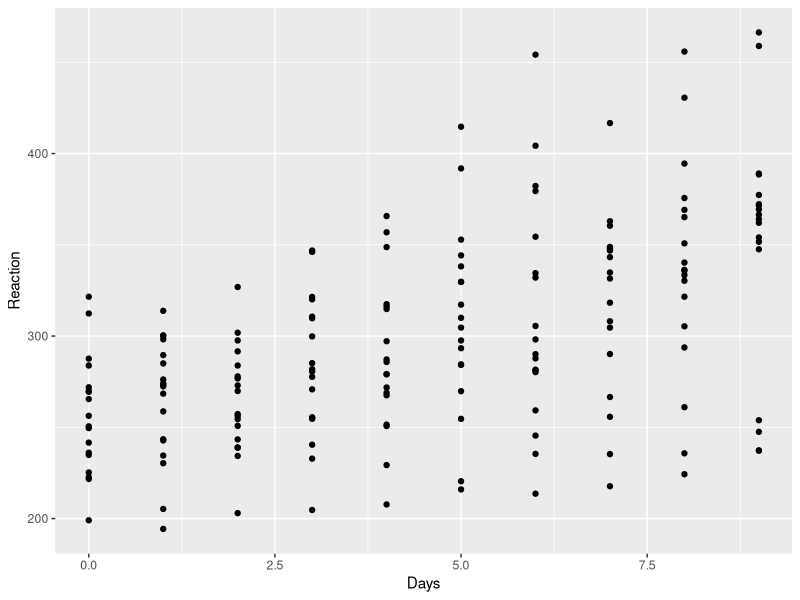
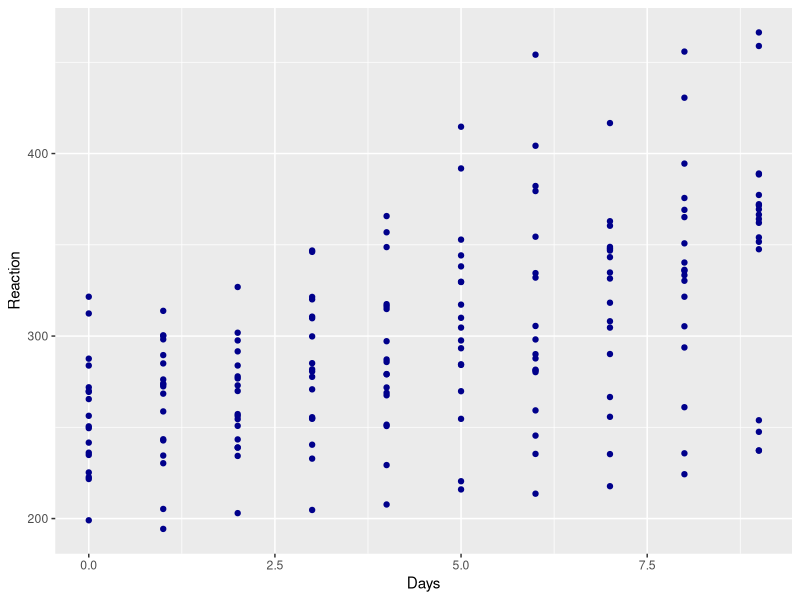
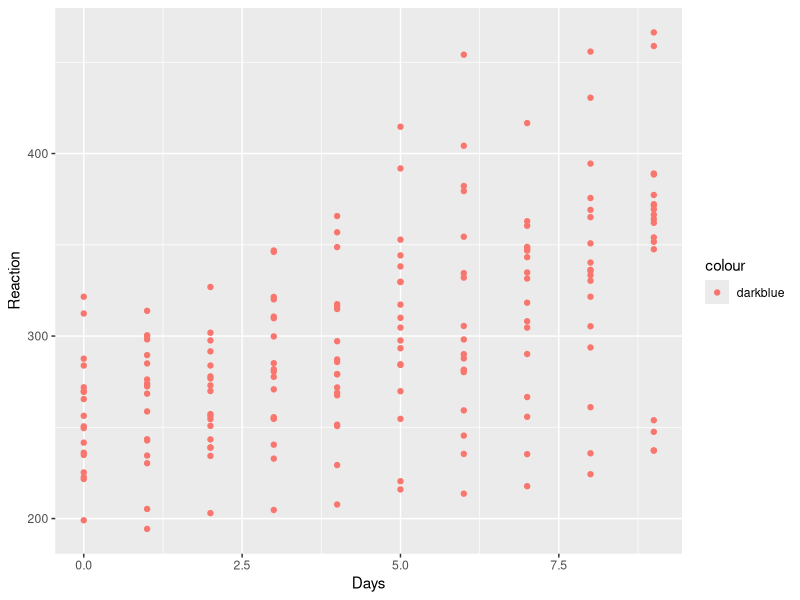
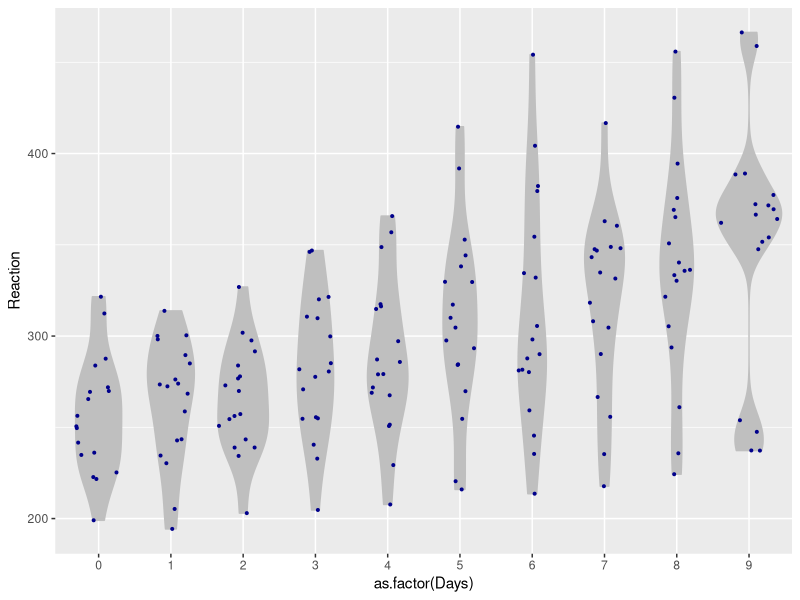
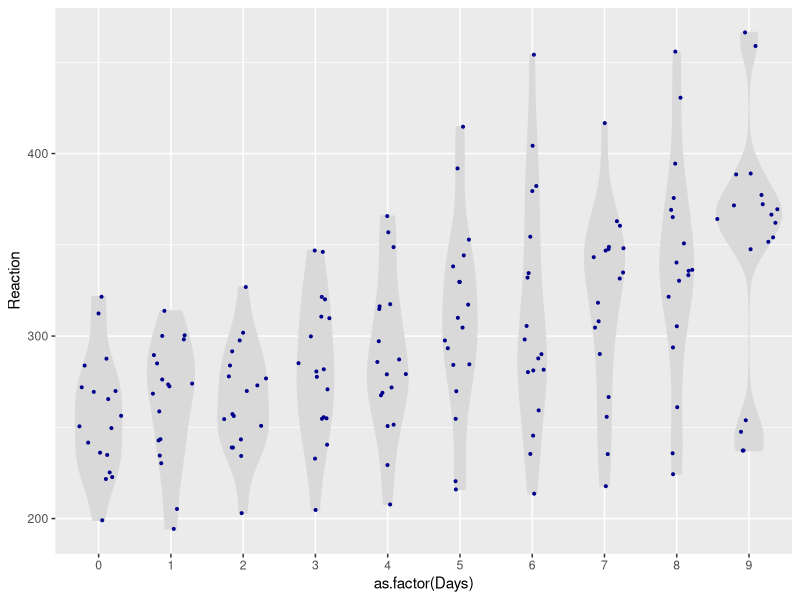
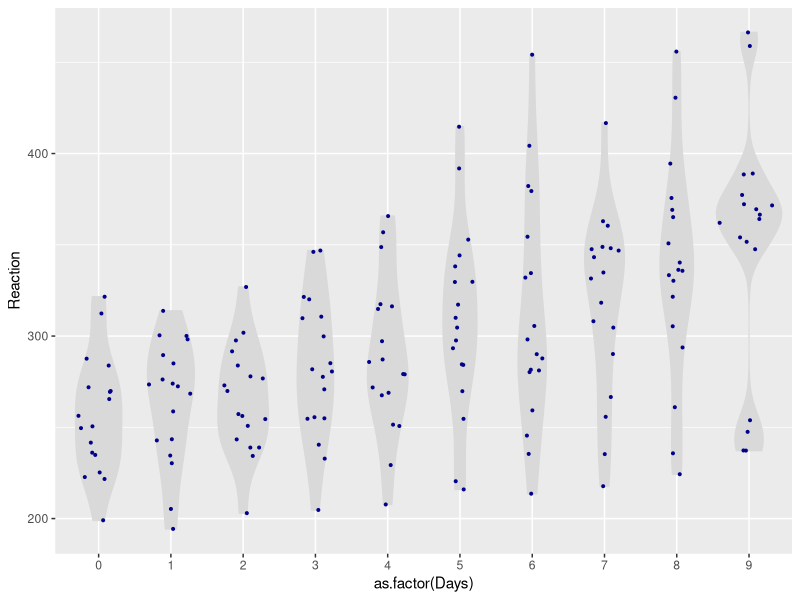
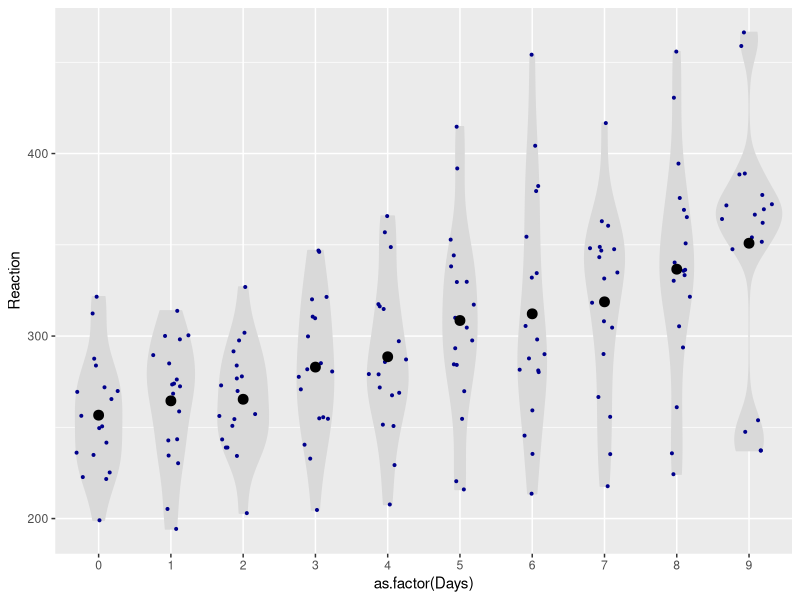
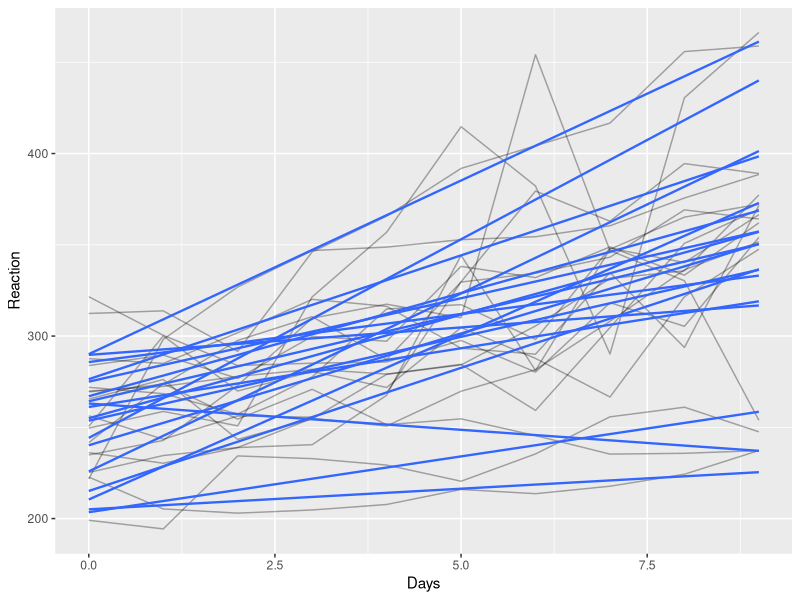

The R source for these figures, in order:
## ---- chunk 1
library(tidyverse) # For ggplot, dplyr, tidyr...
library(skimr) # For quick review of data
library(ggforce) # For sina plots
library(lme4) # For the sleep study data

set.seed(888)

## ---- chunk 2

sleep.df = sleepstudy # Read data from package

skim(sleep.df) # Summarizes dataframe

head(sleep.df) # First rows of dataframe
tail(sleep.df) # Last rows of dataframe

## ---- chunk 3

ggplot(data = sleep.df, mapping = aes(x = Days, y = Reaction)) + 
  geom_point()

## ---- chunk 4

ggplot(data = sleep.df, mapping = aes(x = Days, y = Reaction)) + 
  geom_point(colour = "darkblue") 

ggplot(data = sleep.df, mapping = aes(x = Days, y = Reaction, colour = "darkblue")) + 
  geom_point() 

## ---- chunk 5

ggplot(data = sleep.df, mapping = aes(x = as.factor(Days), y = Reaction)) + 
  geom_violin(fill= "grey75", colour = "grey75") +
  geom_sina(colour = "darkblue", size = .7)

## ---- chunk 6

## Global
ggplot(data = sleep.df, mapping = aes(x = as.factor(Days), y = Reaction)) + 
  geom_violin(fill= "grey85", colour = "grey85") +
  geom_sina(colour = "darkblue", size = .7)

## Local
ggplot(data = sleep.df) + 
  geom_violin(mapping = aes(x = as.factor(Days), y = Reaction), fill= "grey85", colour = "grey85") +
  geom_sina(mapping = aes(x = as.factor(Days), y = Reaction), colour = "darkblue", size = .7)

## Local mapping to overlay data
m.sleep.df = sleep.df %>% 
  group_by(Days) %>% 
  summarise(m.reaction = mean(Reaction))

ggplot(data = sleep.df, mapping = aes(x = as.factor(Days), y = Reaction)) + 
  geom_violin(fill = "grey85", colour = "grey85") +
  geom_sina(colour = "darkblue", size = .7) +
  geom_point(data = m.sleep.df, aes(y = m.reaction), size = 3)

## ---- chunk 7

ggplot(sleep.df, aes(x = Days, y = Reaction, group = Subject)) + 
  geom_line(alpha = .33) +
  geom_smooth(method = "lm", se = FALSE, size = .8)


# What happens when you don't identify the groups?
ggplot(sleep.df, aes(Days, Reaction)) +
  geom_line(alpha = .33) 

# What happens when you don't identify the groups?
ggplot(sleep.df, aes(Days, Reaction)) +
  geom_point() +
  geom_smooth(method = "lm", se = FALSE)
## ---- chunk 8

ggplot(data = sleep.df, mapping = aes(x = Days, y = Reaction)) + 
  geom_point() +
  facet_grid(.~Subject)

## ---- chunk 9

ggplot(sleep.df, aes(Days, Reaction)) + 
  geom_point() +
  geom_smooth(method = "loess") +
  facet_grid(.~Subject)
## ---- chunk 10

ggplot(sleep.df, aes(Days, Reaction)) + 
  geom_point() +
  geom_smooth(method = "lm") +
  facet_grid(.~Subject)
## ---- chunk 11

ggplot(sleep.df, aes(Days, Reaction)) + 
  geom_point() +
  geom_smooth(method = "lm") +
  facet_grid(.~reorder(x = Subject, X = Reaction, FUN = mean)) +
  scale_x_continuous(breaks = c(2, 4, 6, 8)) +
  labs(title = "Sleep deprevation slows reaction time",
       subtitle = "Individual participants ordered by mean reaction time",
       y = "Reaction time (s)", x = "Days into experiment")
